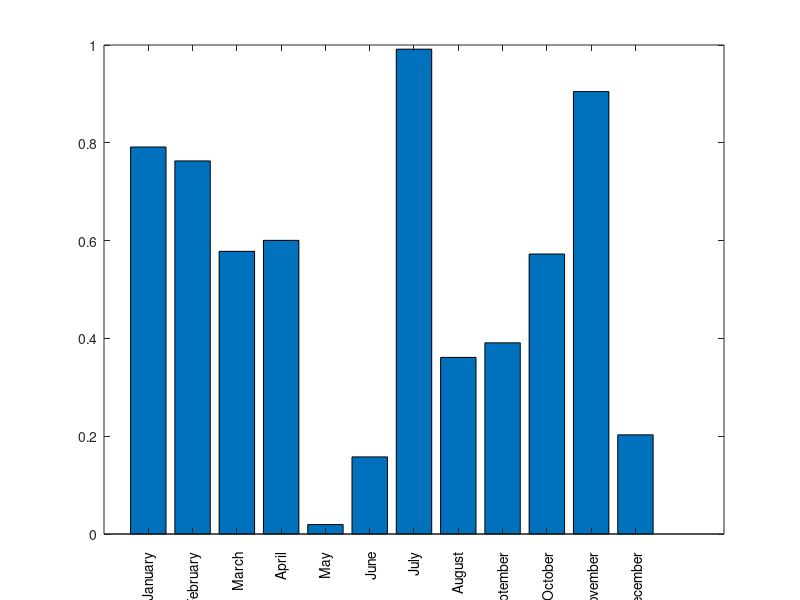

Here is the MATLAB script that generated this plot:
% Create some data: 

X = 1:12; 

Y = rand(1,12); 

% Generate a plot 

bar(X,Y); 

% Set the tick locations and remove the labels 

set(gca,'XTick',1:12,'XTickLabel','') 

% Define the labels 

lab = [{'January'};{'February'};{'March'};{'April'};{'May'};{'June'};...

           {'July'};{'August'};{'September'};{'October'};...

           {'November'};{'December'}];

% Estimate the location of the labels based on the position 

% of the xlabel 

hx = get(gca,'XLabel');  % Handle to xlabel 

set(hx,'Units','data'); 

pos = get(hx,'Position'); 

y = pos(2); 

% Place the new labels 

for i = 1:size(lab,1) 

    t(i) = text(X(i),y,lab(i,:)); 

end 

set(t,'Rotation',90,'HorizontalAlignment','right')  
